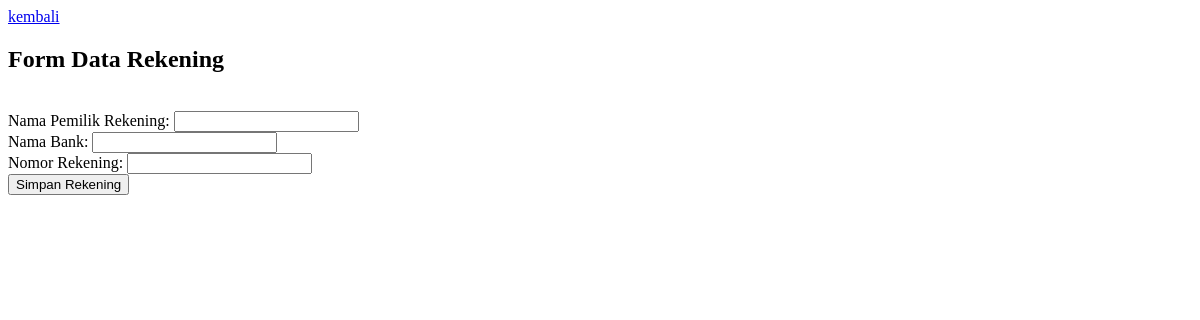
Before: /pages/tambah_rekening.php (signed in) with the older database file.
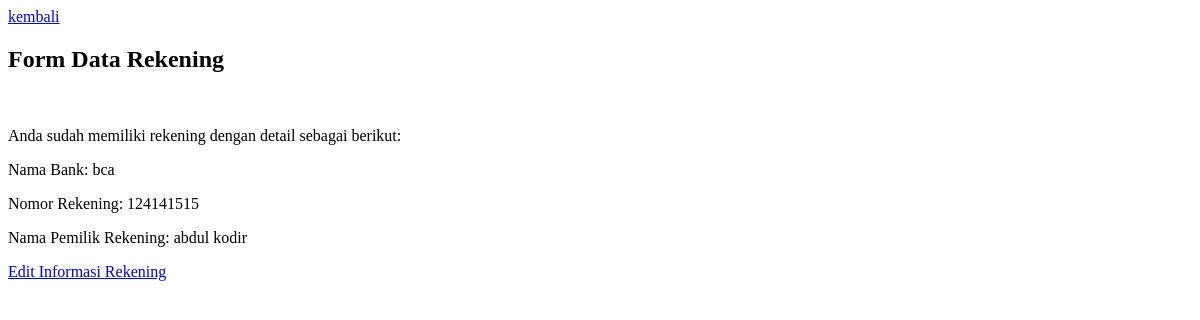
After: the same page with the newer database file.
### tables this page shows
CREATE TABLE `rekening_user` (
  `id_rekening` int(11) NOT NULL,
  `id_pelanggan` int(11) NOT NULL,
  `nama_rekening` varchar(255) NOT NULL,
  `nama_bank` varchar(255) NOT NULL,
  `no_rekening` int(11) NOT NULL
);

### util/loginSession.php (called while the page is built, shortened)
<?php
if(!isset($_SESSION['logged'])){
    echo "<script>
        alert('Anda Belum Login Broo');
        document.location.href = '../pages/login.php';
    </script>";
}else{
    if (isset($_SESSION['username'])) {
        $id_akun  = $_SESSION['id_akun'];
    } else {
        echo "<script>
                alert('Akun Tidak Ditemukan');
                document.location.href = '../pages/login.php';
            </script>";
    }
}
?>

### pages/tambah_rekening.php (the view, shortened to what this page needs)
<?php
require "../util/koneksi.php";
require "../util/loginSession.php";
$id_akun = $id_akun;
$query_cek_rekening = "SELECT * FROM rekening_user WHERE id_pelanggan = $id_akun";
$result_cek_rekening = mysqli_query($conn, $query_cek_rekening);
$nama_bank = "";
$no_rekening = "";
$nama_rekening = "";
if(mysqli_num_rows($result_cek_rekening) > 0) {
    $row_rekening = mysqli_fetch_assoc($result_cek_rekening);
    $nama_bank = $row_rekening['nama_bank'];
    $no_rekening = $row_rekening['no_rekening'];
    $nama_rekening = $row_rekening['nama_rekening'];
}
?>
<!DOCTYPE html>
<html lang="en">
<head>
</head>
<body>
    <a href="akun.php">kembali</a>
    <br>
    <h2>Form Data Rekening</h2>
    <br>
    <?php if(empty($nama_bank) || empty($no_rekening) || empty($nama_rekening)) : ?>
        <form action="" method="post">
            <label for="nama_rekening">Nama Pemilik Rekening:</label>
            <input type="text" id="nama_rekening" name="nama_rekening" required>
            <br>
            <label for="nama_bank">Nama Bank:</label>
            <input type="text" id="nama_bank" name="nama_bank" required>
            <br>
            <label for="no_rekening">Nomor Rekening:</label>
            <input type="number" id="no_rekening" name="no_rekening" required>
            <br>
            <button type="submit">Simpan Rekening</button>
        </form>
    <?php else : ?>
        <p>Anda sudah memiliki rekening dengan detail sebagai berikut:</p>
        <p>Nama Bank: <?= $nama_bank; ?></p>
        <p>Nomor Rekening: <?= $no_rekening; ?></p>
        <p>Nama Pemilik Rekening: <?= $nama_rekening; ?></p>
        <p><a href="edit_rekening.php">Edit Informasi Rekening</a></p>
    <?php endif; ?>
</body>
</html>

Changed rows visible on the page:
added rekening_user: nama_bank "bca", no_rekening "124141515", nama_rekening "abdul kodir"
Other visible differences:
text no longer shown: "Simpan Rekening"
text now shown: "Anda sudah memiliki rekening dengan detail sebagai berikut: Edit Informasi Rekening"
